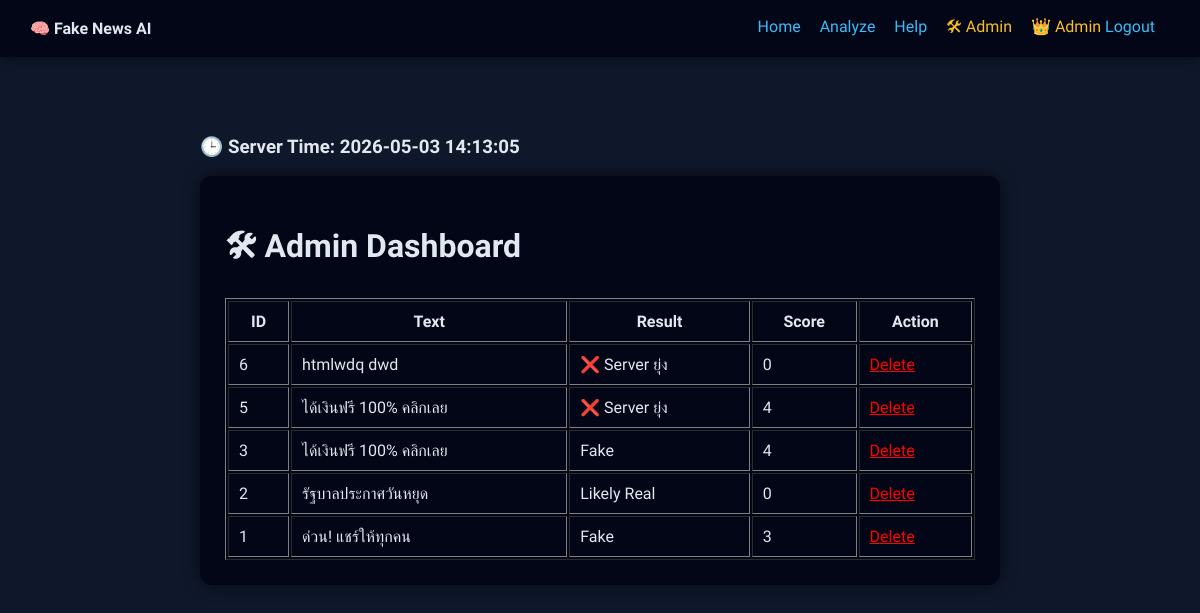
The page /admin (signed in) on the database its author committed.
### models.py (models this page shows)
class News(Base):
    __tablename__ = "news"
    id = Column(Integer, primary_key=True)
    text = Column(Text)
    result = Column(String)   # Fake / Real / Suspicious
    score = Column(Integer)
    reason = Column(Text)
    advice = Column(Text)

### main.py (the view)
@app.get("/admin", response_class=HTMLResponse)
def admin_page(request: Request):
    if request.session.get("user") != "admin":
        return RedirectResponse("/login", status_code=303)
    news_list = db.query(News).order_by(News.id.desc()).all()
    return templates.TemplateResponse( request, "admin.html",
        {
            "request": request,
            "news_list": news_list,
            "user": request.session.get("user")
        }
    )

### templates/admin.html
{% extends "master.html" %}
{% block content %}
<h1>🛠 Admin Dashboard</h1>
<table border="1" cellpadding="10" style="width:100%; margin-top:20px;">
    <tr>
        <th>ID</th>
        <th>Text</th>
        <th>Result</th>
        <th>Score</th>
        <th>Action</th>
    </tr>
    {% for n in news_list %}
    <tr>
        <td>{{ n.id }}</td>
        <td>{{ n.text }}</td>
        <td>{{ n.result }}</td>
        <td>{{ n.score }}</td>
        <td>
            <a href="/admin/delete/{{ n.id }}"
               style="color:red;"
               onclick="return confirm('Delete this news?')">
               Delete
            </a>
        </td>
    </tr>
    {% endfor %}
</table>
{% endblock %}

### templates/master.html (shortened to what this page needs)
<!DOCTYPE html>
<html lang="th">
<head>
</head>
<body>
<nav>
    <div><b>🧠 Fake News AI</b></div>
    <div>
        <a href="/">Home</a>
        <a href="/analyze">Analyze</a>
        <a href="/help">Help</a>
        {% if user %}
            {% if user == "admin" %}
                <a href="/admin" style="color:#fbbf24;">🛠 Admin</a>
                <span style="color:#fbbf24;">👑 Admin</span>
            {% else %}
                <span style="color:#38bdf8;">👤 {{ user }}</span>
            {% endif %}
            <a href="/logout">Logout</a>
        {% else %}
            <a href="/login">Login</a>
        {% endif %}
    </div>
</nav>
<div class="container">
    <h3>🕒 Server Time: <span id="clock">Loading...</span></h3>
    <div class="card">
        {% block content %}{% endblock %}
    </div>
</div>
</body>
</html>

### templates/master.html (style rules this page uses)
body { font-family: 'Prompt', sans-serif; background-color: #0f172a; color: #e2e8f0; margin: 0; }
nav { background: #020617; padding: 15px 30px; display: flex; justify-content: space-between; align-items: center; box-shadow: 0 2px 10px rgba(0,0,0,0.5); }
nav a { color: #38bdf8; text-decoration: none; margin-right: 15px; font-weight: 500; }
.container { max-width: 800px; margin: 40px auto; padding: 20px; }
.card { background: #020617; padding: 25px; border-radius: 12px; box-shadow: 0 0 15px rgba(0,0,0,0.6); }

### rows shown on the page
News: id "6", text "htmlwdq dwd", result "❌ Server ยุ่ง", score "0"
News: id "5", text "ได้เงินฟรี 100% คลิกเลย", result "❌ Server ยุ่ง", score "4"
News: id "3", text "ได้เงินฟรี 100% คลิกเลย", result "Fake", score "4"
News: id "2", text "รัฐบาลประกาศวันหยุด", result "Likely Real", score "0"
News: id "1", text "ด่วน! แชร์ให้ทุกคน", result "Fake", score "3"
